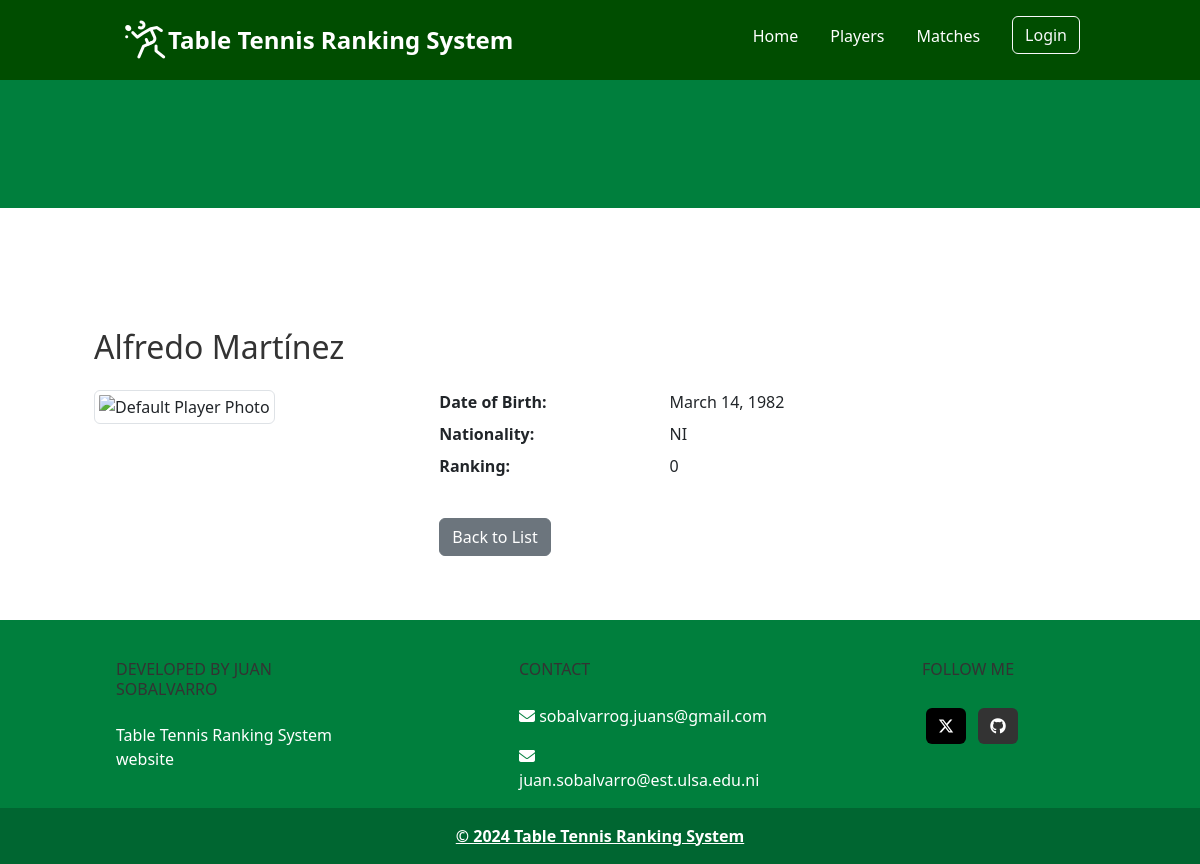
Screenshot of /players/9/ with the database file from the repository.
### players/models.py (models this page shows, shortened)
class Player(models.Model):
    first_name = models.CharField(max_length=100)
    last_name = models.CharField(max_length=100)
    alias = models.CharField(max_length=100, null=True, blank=True)
    gender = models.CharField(max_length=100, null=False, blank=True, choices=GENDER_CHOICES)
    date_of_birth = models.DateField(null=True, blank=True)
    nationality = models.CharField(max_length=2, choices=COUNTRY_CHOICES)
    ranking = models.IntegerField(default=0, blank=True)
    photo = models.ImageField(upload_to=get_image_upload_path, blank=True, null=True)

### players/views.py (the view)
# urls.py: path('<int:player_id>/', views.player_detail, name='player_detail'),
def player_detail(request, player_id):
    player = get_object_or_404(Player, id=player_id)
    return render(request, 'players/player_detail.html', {'player': player})

### players/templates/players/player_detail.html
{% extends 'core/base.html' %}
{% load static %}
{% block content %}
<div class="container mt-4">
    <h2 class="mb-4">{{ player.first_name }} {{ player.last_name }}</h2>
    <div class="row">
        <div class="col-md-4">
            {% if player.photo %}
                <img src="{{ player.photo.url }}" alt="{{ player.first_name }} {{ player.last_name }}" class="img-fluid img-thumbnail" style="max-width: 100%; height: auto;">
            {% else %}
                <img src="{% static 'default_player_photo.jpg' %}" alt="Default Player Photo" class="img-fluid img-thumbnail" style="max-width: 100%; height: auto;">
            {% endif %}
        </div>
        <div class="col-md-8">
            <dl class="row">
                <dt class="col-sm-4">Date of Birth:</dt>
                <dd class="col-sm-8">{{ player.date_of_birth }}</dd>
                <dt class="col-sm-4">Nationality:</dt>
                <dd class="col-sm-8">{{ player.nationality }}</dd>
                <dt class="col-sm-4">Ranking:</dt>
                <dd class="col-sm-8">{{ player.ranking }}</dd>
            </dl>
            <a class="btn btn-secondary mt-3" href="{% url 'player_list' %}">Back to List</a>
        </div>
    </div>
</div>
{% endblock %}

### core/static/core/css/styles.css (style rules this page uses)
:root { --primary-color: #007f3d; --secondary-color: #004d00; --accent-color: #ffffff; --text-color: #333333; --border-color: #e0e0e0; }
.container { margin: auto; padding: 2rem; }
h1, h2, h3, h4, h5, h6 { color: var(--text-color); margin-top: 0; }
a { color: var(--primary-color); font-weight: bold; }

### rows the page displays
Player: first_name "Alfredo", last_name "Martínez", date_of_birth "March 14, 1982", nationality "NI", ranking "0"
